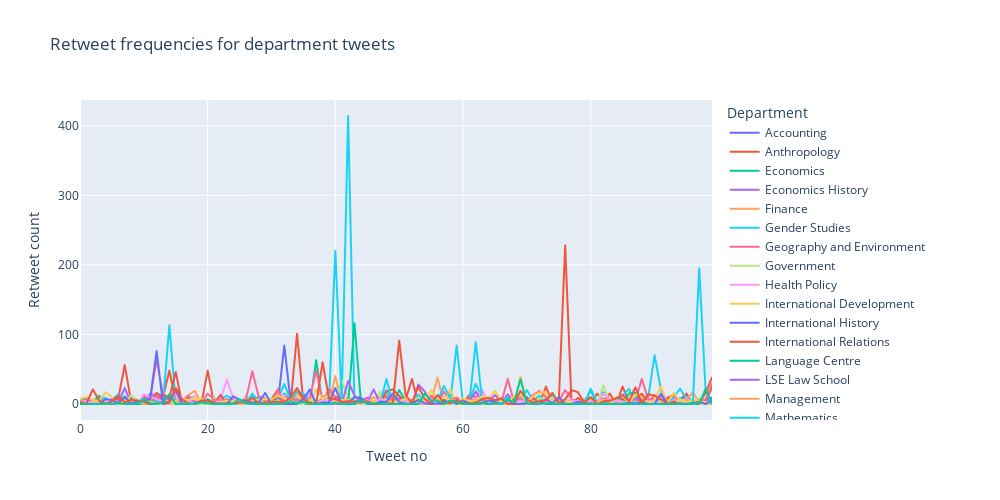

Write notebook code for a chart like this one.
### Markdown cell above
The bar chart above mostly tells us that most engagement on the LSE department's accounts come from retweets. But let's look at the engagement patterns of all types of engagements for each single tweet to see if there is anything worth noting.

### Code cell
import plotly.express as px
px.line(tweets_stats, x = 'Tweet no', y = 'Retweet count', hover_name = 'Department', 
        color = 'Department', width = 1000, height = 500,
       title = 'Retweet frequencies for department tweets')
